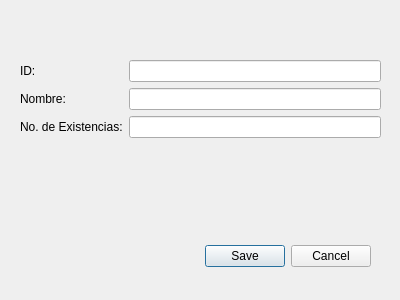
<?xml version="1.0" encoding="UTF-8"?>
<ui version="4.0">
 <class>formAnadirProducto</class>
 <widget class="QDialog" name="formAnadirProducto">
  <property name="geometry">
   <rect>
    <x>0</x>
    <y>0</y>
    <width>400</width>
    <height>300</height>
   </rect>
  </property>
  <property name="windowTitle">
   <string>Dialog</string>
  </property>
  <property name="modal">
   <bool>true</bool>
  </property>
  <widget class="QDialogButtonBox" name="boxbtnGuardarCancelar">
   <property name="geometry">
    <rect>
     <x>30</x>
     <y>240</y>
     <width>341</width>
     <height>32</height>
    </rect>
   </property>
   <property name="orientation">
    <enum>Qt::Horizontal</enum>
   </property>
   <property name="standardButtons">
    <set>QDialogButtonBox::Cancel|QDialogButtonBox::Save</set>
   </property>
  </widget>
  <widget class="QWidget" name="formLayoutWidget">
   <property name="geometry">
    <rect>
     <x>20</x>
     <y>60</y>
     <width>361</width>
     <height>111</height>
    </rect>
   </property>
   <layout class="QFormLayout" name="formLayout">
    <item row="0" column="1">
     <widget class="QLineEdit" name="editID"/>
    </item>
    <item row="0" column="0">
     <widget class="QLabel" name="labelID">
      <property name="text">
       <string>ID:</string>
      </property>
     </widget>
    </item>
    <item row="1" column="1">
     <widget class="QLineEdit" name="editNombre"/>
    </item>
    <item row="1" column="0">
     <widget class="QLabel" name="labelNombre">
      <property name="text">
       <string>Nombre:</string>
      </property>
     </widget>
    </item>
    <item row="2" column="0">
     <widget class="QLabel" name="labelExistencias">
      <property name="text">
       <string>No. de Existencias:</string>
      </property>
     </widget>
    </item>
    <item row="2" column="1">
     <widget class="QLineEdit" name="editExistencias"/>
    </item>
   </layout>
  </widget>
 </widget>
 <resources/>
 <connections>
  <connection>
   <sender>boxbtnGuardarCancelar</sender>
   <signal>accepted()</signal>
   <receiver>formAnadirProducto</receiver>
   <slot>accept()</slot>
   <hints>
    <hint type="sourcelabel">
     <x>248</x>
     <y>254</y>
    </hint>
    <hint type="destinationlabel">
     <x>157</x>
     <y>274</y>
    </hint>
   </hints>
  </connection>
  <connection>
   <sender>boxbtnGuardarCancelar</sender>
   <signal>rejected()</signal>
   <receiver>formAnadirProducto</receiver>
   <slot>reject()</slot>
   <hints>
    <hint type="sourcelabel">
     <x>316</x>
     <y>260</y>
    </hint>
    <hint type="destinationlabel">
     <x>286</x>
     <y>274</y>
    </hint>
   </hints>
  </connection>
 </connections>
</ui>
